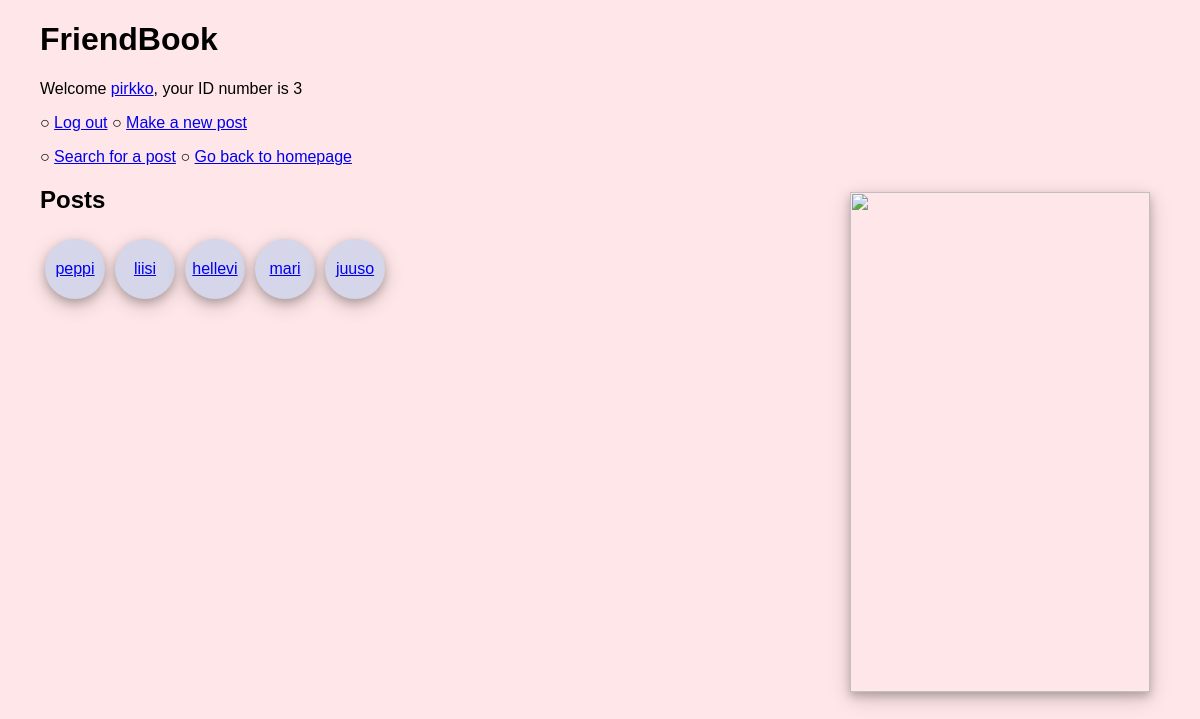
The page / (signed in) on the database as committed earlier.
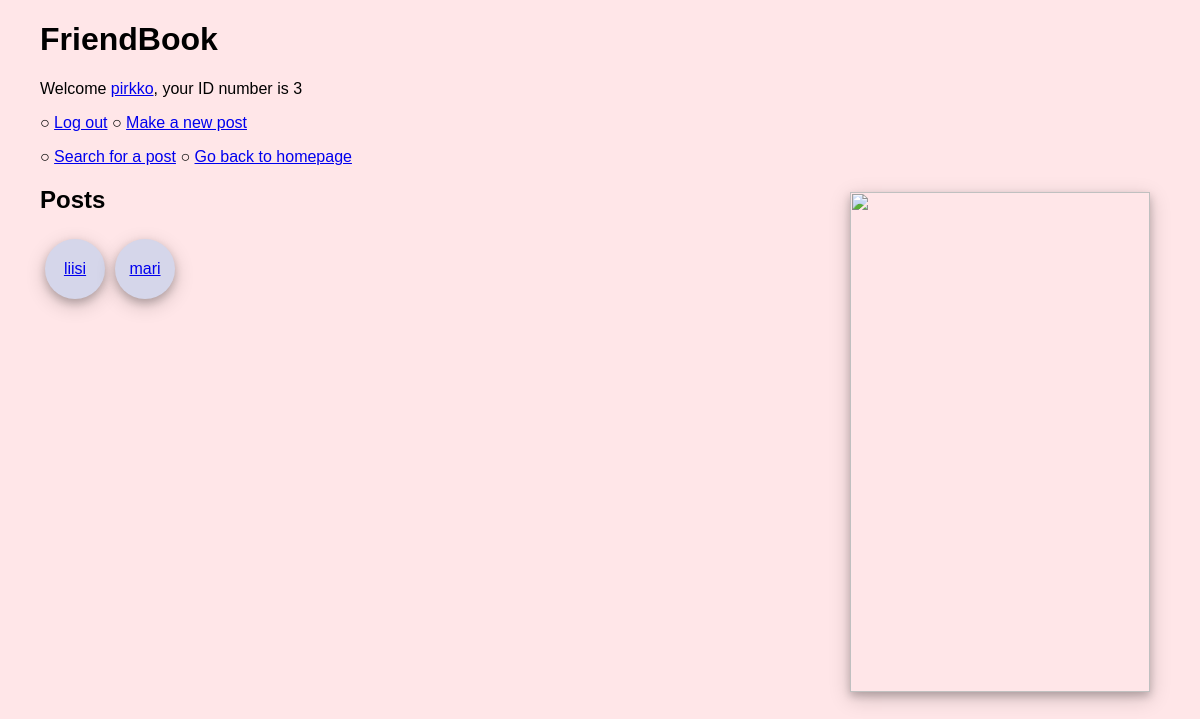
The same page on the database as committed later.
### tables this page shows
CREATE TABLE posts (
	id INTEGER PRIMARY KEY,
	title TEXT,
	description TEXT,
	user_id INTEGER REFERENCES users
);

### app.py (the view)
@app.route("/")
def index():
    all_posts = posts.get_posts()
    return render_template("index.html", posts=all_posts)

### db.py (called while the page is built)
def get_connection():
    con = sqlite3.connect("database.db")
    con.execute("PRAGMA foreign_keys = ON")
    con.row_factory = sqlite3.Row
    return con

def query(sql, params=[]):
    con = get_connection()
    result = con.execute(sql, params).fetchall()
    con.close()
    return result

### posts.py (called while the page is built)
def get_posts():
    sql = "SELECT id, title FROM posts ORDER BY id DESC"
    return db.query(sql)

### templates/index.html (shortened to what this page needs)
{% extends "layout.html" %}
{% block content %}
<img class="postpic" src="https://c7.alamy.com/comp/BAAAM6/small-group-of-friends-BAAAM6.jpg" style="float:right;width:300px;height:500px;">
<h2>Posts</h2>
<div class="allposts">
  {% for post in posts %}
  <div><a href="/post/{{ post.id }}">{{ post.title }}</a></div>
  {% endfor %}
</div>
{% endblock %}

Rows that differ between the two databases and show on the page:
removed posts: title "peppi"
removed posts: title "hellevi"
removed posts: title "juuso"
